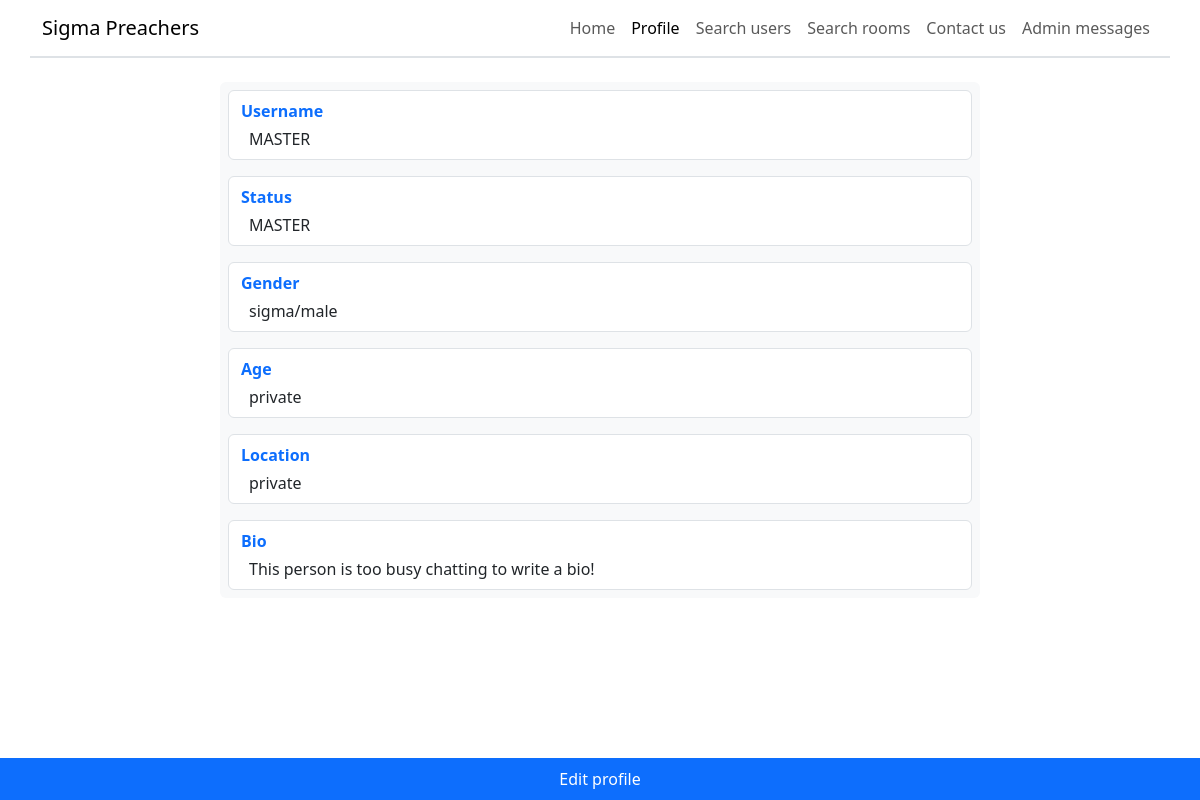
Page /view_profile/1 (signed in) on the committed database.
### project/database/create_db.py (models this page shows)
class User(UserMixin, db.Model):
    __tablename__ = "users"
    id = db.Column(db.Integer, primary_key=True, autoincrement=True)
    username = db.Column(db.String(67), unique=True, nullable=False)
    password = db.Column(db.Integer, nullable=False)  # Only store password hash
    status = db.Column(db.String(20), default="STANDARD USER", nullable=False)
    gender = db.Column(db.String(67), default="sigma/male", nullable=False)
    age = db.Column(db.Integer, default=-1, nullable=False)
    location = db.Column(db.String(67), default="private", nullable=False)
    bio = db.Column(
        db.String(255),
        default="This person is too busy chatting to write a bio!",
        nullable=False,
    )
    banned = db.Column(db.Boolean, default=False, nullable=False)
    ban_end = db.Column(db.Integer, default=int(datetime.now().timestamp()))
    room_access = db.relationship("RoomAccess", backref="user")
    admin_messages = db.relationship("AdminMessage", backref="user")

### project/routes/view_profile.py (the view)
@view_profile_bp.route("/view_profile/<int:id>")
@login_required
def view_profile(id):
    ban_service = BanService(id)
    ban_service.is_user_banned()
    service = ViewProfileService(id)
    user_details = service.get_user_object()
    own_profile = id == current_user.id
    return render_template(
        "view_profile.html", user_details=user_details, own_profile=own_profile
    )

### project/database/select_db.py (called while the page is built)
    @staticmethod
    def select_user_with_id(user_id: int) -> User | None:
        found_user = User.query.filter(User.id == user_id).first()
        if found_user is None:
            return None
        found_user.ban_end = datetime.fromtimestamp(
            found_user.ban_end
        ).strftime("%d/%m/%Y")
        return found_user

    @staticmethod
    def is_banned(user_id: int) -> bool:
        user = User.query.filter(User.id == user_id).first()
        if user is None:
            return True
        return user.banned

### project/services/ban.py (called while the page is built)
    def is_user_banned(self):
        banned = Select.is_banned(self.user_id)
        if not banned:
            return False
        if Select.has_ban_ended(self.user_id):
            self.unban_user()
            return False
        return True

### project/services/view_profile.py (called while the page is built)
    def get_user_object(self) -> User:
        return Select.select_user_with_id(self.user_id)

### project/templates/view_profile.html (shortened to what this page needs)
{% extends "base.html" %}
{% block body %}
<header class="row border-bottom border-2">
    <nav class="navbar navbar-expand-sm">
        <div class="container-fluid">
            <a class="navbar-brand" href="/">Sigma Preachers</a>
            <div class="collapse navbar-collapse" id="collapsibleNavbar">
                <ul class="navbar-nav ms-auto">
                    <li class="nav-item">
                        <a class="nav-link" href="/home">Home</a>
                    </li>
                    <li class="nav-item">
                        <a class="nav-link active" href="/view_profile/{{ current_user.id }}">Profile</a>
                    </li>
                    <li class="nav-item">
                        <a class="nav-link" href="/search_users">Search users</a>
                    </li>
                    <li class="nav-item">
                        <a class="nav-link" href="/search_rooms">Search rooms</a>
                    </li>
                    <li class="nav-item">
                        <a class="nav-link" href="/contact_us">Contact us</a>
                    </li>
                    {% if current_user.status == "ADMIN" or current_user.status == "MASTER" %}
                    <li class="nav-item">
                        <a class="nav-link" href="/admin_messages">Admin messages</a>
                    </li>
                    {% endif %}
                </ul>
            </div>
        </div>
    </nav>
</header>
<main class="mt-4">
    <div class="row d-flex justify-content-center mb-5">
        <div class="bg-light rounded p-2 mb-5 col-sm-8">
            <div class="d-flex flex-column row border py-2 mx-0 rounded mb-3" style="background-color: white;">
                <p class="text-primary fw-bold ms-0 my-0">Username</p>
                <p class="mt-1 ms-2 mb-0">{{ user_details.username }}</p>
            </div>
            <div class="d-flex flex-column row border py-2 mx-0 rounded mb-3" style="background-color: white;">
                <p class="text-primary fw-bold ms-0 my-0">Status</p>
                <p class="mt-1 ms-2 mb-0">{{ user_details.status }}</p>
            </div>
            <div class="d-flex flex-column row border py-2 mx-0 rounded mb-3" style="background-color: white;">
                <p class="text-primary fw-bold ms-0 my-0">Gender</p>
                <p class="mt-1 ms-2 mb-0">{{ user_details.gender }}</p>
            </div>
            <div class="d-flex flex-column row border py-2 mx-0 rounded mb-3" style="background-color: white;">
                <p class="text-primary fw-bold ms-0 my-0">Age</p>
                {% if user_details.age == -1 %}
                <p class="mt-1 ms-2 mb-0">private</p>
                {% else %}
                <p class="mt-1 ms-2 mb-0">{{ user_details.age }}</p>
                {% endif %}
            </div>
            <div class="d-flex flex-column row border py-2 mx-0 rounded mb-3" style="background-color: white;">
                <p class="text-primary fw-bold ms-0 my-0">Location</p>
                <p class="mt-1 ms-2 mb-0">{{ user_details.location }}</p>
            </div>
            <div class="d-flex flex-column row border py-2 mx-0 rounded" style="background-color: white;">
                <p class="text-primary fw-bold ms-0 my-0">Bio</p>
                <p class="mt-1 ms-2 mb-0 text-break">{{ user_details.bio }}</p>
            </div>
        </div>
        {% if own_profile %}
        <a href="/edit_profile" class="btn btn-primary py-2 rounded-0 mx-auto fixed-bottom">Edit profile</a>
        {% endif %}
    </div>
</main>
{% endblock %}

### rows in the picture
User: username "MASTER", status "MASTER", gender "sigma/male", location "private", bio "This person is too busy chatting to write a bio!"
